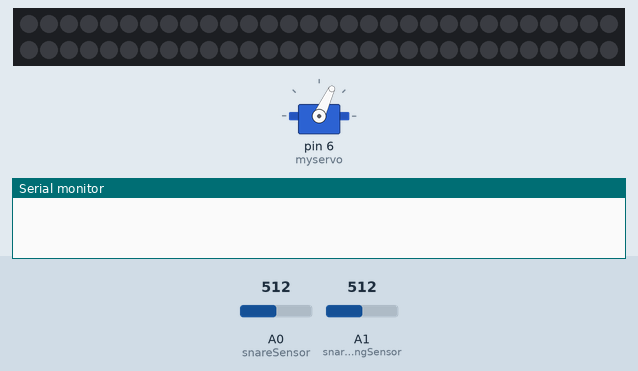
The sketch below on a simulated Arduino Uno, built with avr-gcc and run on an emulated ATmega328P. Parts: 60 RGB LEDs in strip order, left to right, continuing on the next row, servo, the last lines printed to the serial monitor. Inputs (shaded band) come from the test bench; at power-on: A0 (snareSensor) = 512, A1 (snareRingSensor) = 512. Storage starts empty; the audio player accepts every command and is not drawn.

Above: at 1.2 s.
1.3 s: A0 (snareSensor) set to 206
2.8 s: A0 (snareSensor) set to 177
At 3.4 s:
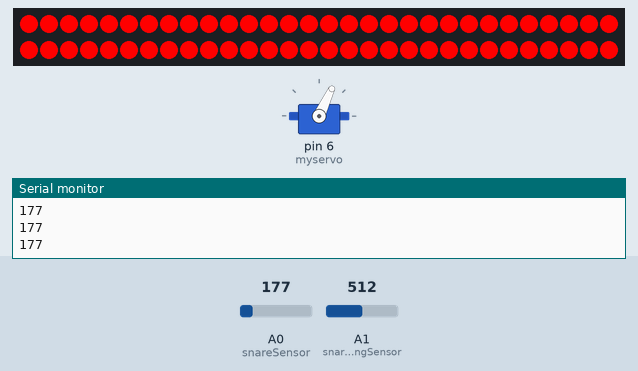
5.6 s: A1 (snareRingSensor) set to 202
8.6 s: A1 (snareRingSensor) set to 181
At 8.86 s:
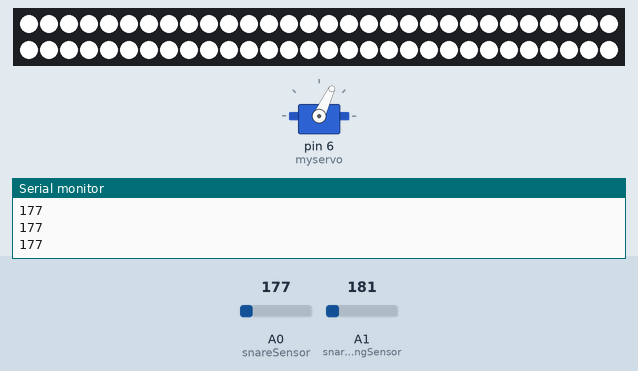
11.2 s: A0 (snareSensor) set to 122
At 11.39 s:
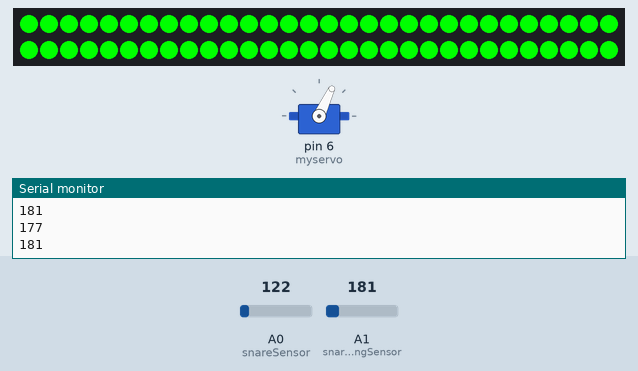
13.8 s: A0 (snareSensor) set to 108
At 14.09 s:
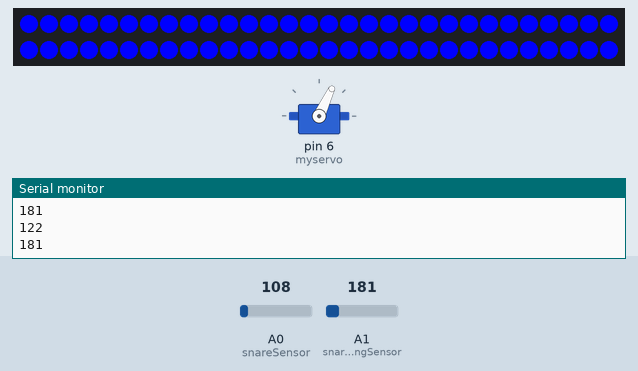

The sketch:

drumArduino.ino
```cpp
//Libraries
#include <SD.h>
#include <TMRpcm.h>             // to play files
#include <Adafruit_NeoPixel.h>  // for LEDs
#include <SPI.h>                // SPI protocoll
#include <Servo.h>


// LED
#define PIN 2
#define NUM_PIXELS 60

// SD
#define SD_ChipSelectPin 4

int speakerPin = 9;
int snareSensor = A0;
int snareRingSensor = A1;


//int buttonPin = 3;
// variables will change:
//int buttonState = 0;


// Sensor values
int snareValue = 0;
int snareRingValue = 0;

// Threshold Reference Values
int ref1 = 80;
int ref2 = 120;
int ref3 = 160;
int ref4 = 190;
int ref5 = 200;
int ref6 = 600;

// Soundfile names, the lower the number, the lighter the sound
// bit resolution = 8bit; Audio frequency = 16.000 Hz; Audio Channel = Mono; PCM format = U8
char* snareSound1 = "sno.wav";   // Snare 1
char* snareSound2 = "snt.wav";   // Snare 2
char* snareSound3 = "snth.wav";  // Snare 3
char* snareSound4 = "snf.wav";   // Snare 4
char* snareSound5 = "snfi.wav";  // Snare 5
char* snareSound6 = "sns.wav";   // Snare 6
char* snareSound7 = "snse.wav";  // Snare 7

char* snareRingSound1 = "aroo.wav";  // Aro 1
char* snareRingSound2 = "art.wav";   // Aro 2
char* snareRingSound3 = "arth.wav";  // Aro 3
char* snareRingSound4 = "arf.wav";   // Aro 4
char* snareRingSound5 = "arfi.wav";  // Aro 5
char* snareRingSound6 = "ars.wav";   // Aro 6

//Test Sound
//char* testSound = "tes.wav";

//Objects
TMRpcm tmrpcm;
Adafruit_NeoPixel pixels = Adafruit_NeoPixel(NUM_PIXELS, PIN, NEO_GRB + NEO_KHZ800);

// twelve servo objects can be created on most boards
Servo myservo;  // create servo object to control a servo
int pos = 0;    // variable to store the servo position

/*
	note durations: 4 = quarter note, 8 = eighth note, etc.:
	possible values: 0, 1, 2, 4, 8, 16, 32 (zero: silence/pause)
	indicates how many beats per bar on the sheet music
	considers 4 by 4 intervals, i.e. 4 times the quarter note
*/
int noteDurations[] = {
  4, 8, 8, 4, 4, 4, 4, 4
};


/*
	Note strength determines the height (position) of the arm,
	the higher it goes, the louder the sound gets.
	p = 17 // piano, weak
	m = 41 // mezzo, normal hit
	f = 65 // forte, hard
*/
//char noteStrenghts[sizeof(noteDurations)] = "mmmmmmmm";
char noteStrenghts[sizeof(noteDurations)] = "ffffffff";

// Beats Per Minute, 60 = one every second
int bpm = 120;
double bpmDelay = 60 / bpm;
int timeSignature = 4;


void setup() {

  tmrpcm.speakerPin = speakerPin;

  Serial.begin(9600);

  if (!SD.begin(SD_ChipSelectPin)) {
    Serial.println("SD fail");
    return;
  }

  tmrpcm.setVolume(5);
  tmrpcm.quality(1); // 0 = normal, 1 = 2x oversampling

  pinMode(snareSensor, INPUT);
  pinMode(snareRingSensor, INPUT);
  //pinMode(buttonPin, INPUT);

  // Initialize LED Bib
  pixels.begin();

  /* CODE ON SETUP() SO IT ONLY PLAYS ONCE AND DON'T REPEAT*/
  // iterate over the notes of the melody:
  myservo.write(5);  // Set initial position
  myservo.attach(6);  // attaches the servo on pin 6 to the servo object


  //Test Sound
  //tmrpcm.setVolume(5);
  //tmrpcm.play("tes.wav");
  //Serial.println("test");
}

void loop() {

  //buttonState = digitalRead(buttonPin);

  //  Serial.println(buttonState);
  // if (buttonState == HIGH) {
   startServo();
  //  Serial.println(buttonState);
  // }

  // Saves value read from each sensor
  snareValue = analogRead(snareSensor);
  snareRingValue = analogRead(snareRingSensor);


  /*The piezo sensor reads values from 0 to 1023,
  starting at 10 so sounds aren't played without a hit.
  */
  if (snareValue > ref1 && snareValue <= ref2) {  // pp

    playSnareSound(snareSound5, 10);
    blinkLed(0, 0, 255);
    delay(150);
    blinkLed(0, 0, 0);
    Serial.println(snareValue);

  } else if (snareValue > ref2 && snareValue <= ref3) {  // p

    playSnareSound(snareSound6, 10);
    blinkLed(0, 255, 0);
    delay(150);
    blinkLed(0, 0, 0);
    Serial.println(snareValue);

  } else if (snareValue > ref3 && snareValue <= ref4) {  // mp

    playSnareSound(snareSound7, 10);
    blinkLed(255, 0, 0);
    delay(150);
    blinkLed(0, 0, 0);
    Serial.println(snareValue);
  }
  // else if (snareValue > ref4 && snareValue <= ref5){ // mf

  //     playSnareSound(snareSound4, 0);
  //     blinkLed(100, 150, 100);
  //     Serial.println(snareValue);

  // } else if (snareValue > ref5 && snareValue <= ref6){ // f

  //     playSnareSound(snareSound5, 0);
  //     blinkLed(100, 0, 150);
  //     Serial.println(snareValue);

  // } else if (snareValue > ref6){ //ff

  //     playSnareSound(snareSound6, 0);
  //     blinkLed(0, 100, 100);
  //     Serial.println(snareValue);

  //    } //else if (snareValue > ref6 && snareRingValue > ref3){ // sfx

  //     playSnareSound(snareSound7, 1000);
  //     blinkLed(0, 0, 100);
  //     Serial.println(snareValue);
  //  }


  // Sounds for when the rim alone is hit
  if (snareRingValue > ref1 && snareRingValue <= ref2) {

    playSnareRingSound(snareRingSound4, 10);
    blinkLed(255, 255, 255);
    delay(150);
    blinkLed(0, 0, 0);
    Serial.println(snareRingValue);

  } else if (snareRingValue > ref2 && snareRingValue <= ref3) {

    playSnareRingSound(snareRingSound5, 10);
    blinkLed(255, 255, 255);
    delay(150);
    blinkLed(0, 0, 0);
    Serial.println(snareRingValue);

  } else if (snareRingValue > ref3 && snareRingValue <= ref4) {

    playSnareRingSound(snareRingSound6, 10);
    blinkLed(255, 255, 255);
    delay(150);
    blinkLed(0, 0, 0);
    Serial.println(snareRingValue);

  }  //else if (snareRingValue > ref4 && snareRingValue <= ref5){

  // 		playSnareRingSound(snareRingSound4, 1000);
  //     blinkLed(255, 255, 255);
  //     Serial.println(snareRingValue);

  // 	} else if (snareRingValue > ref5 && snareRingValue <= ref6){

  // 		playSnareRingSound(snareRingSound5, 1000);
  //     blinkLed(255, 255, 255);
  //     Serial.println(snareRingValue);

  // 	} else if (snareRingValue > ref6){

  // 		playSnareRingSound(snareRingSound6, 1000);
  //     blinkLed(255, 255, 255);
  //     Serial.println(snareRingValue);
  // 	  }
}


// Functions
void playSnareSound(char* snareSound, int delayNumber) {
  tmrpcm.play(snareSound);
  delay(delayNumber);
}

void playSnareRingSound(char* snareRingSound, int delayNumber) {
  tmrpcm.play(snareRingSound);
  delay(delayNumber);
}

void blinkLed(int red, int green, int blue) {
  pixels.fill(pixels.Color(red, green, blue), 0, NUM_PIXELS);
  pixels.show();
}

void startServo() {
  for (int thisNote = 0; thisNote < sizeof(noteDurations); thisNote++) {

    switch (noteStrenghts[thisNote]) {
      case 'p':
        pos = 17;
        break;
      case 'm':
        pos = 41;
        break;
      case 'f':
        pos = 65;
        break;
    }
    // Hit the drumhead
    myservo.write(pos);  // go back to waiting position
    myservo.write(0);    // tell servo to go to position 0 (a hit)
    myservo.write(pos);  // gets back to previous position


    /* Multiply by 1000 because delay() uses miliseconds.
	Using 1 second and 60 bpm as reference
	A 4 by 4 time signature means 4 beats of value 4 every bar.
	To get a 1 and have a beat on the right time, we divide 4 by 4.
	Dividing 4 by 8 gets 0.2, i.e. 2 beats per note (which is intended).
	*/
    delay(bpmDelay * 1000 * (timeSignature / thisNote));

    //delay(1000);
  }
}
```

Measured:
- the behaviour switches between 191 and 190 on A0 (snareSensor) (found by bisection; images 0 and 1)
- the behaviour switches between 191 and 190 on A1 (snareRingSensor) (found by bisection; images 1 and 2)
- the behaviour switches between 121 and 120 on A0 (snareSensor) (found by bisection; images 3 and 4)
- after the input at 1.3 s, every drawn part: stays the same
- after the input at 2.8 s, the LEDs: change at once (image 1)
- after the input at 8.6 s, the LEDs: first differ from a run without the input after 0.18 s (image 2)
- after the input at 11.2 s, the LEDs: change after 0.11 s (image 3)
- after the input at 13.8 s, the LEDs: first differ from a run without the input after 0.21 s (image 4)
